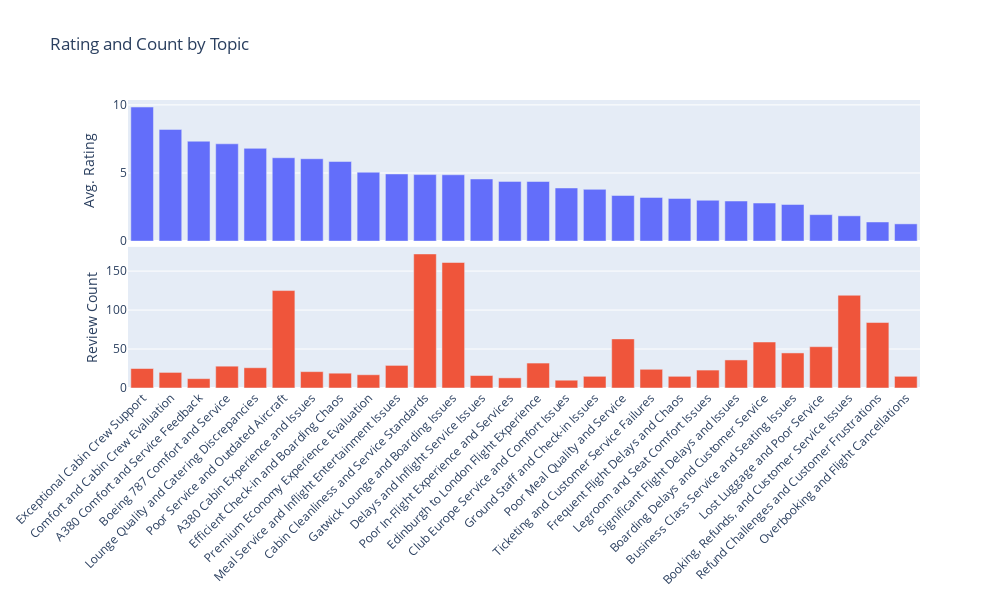

The cell this chart's notebook holds for it:
### Markdown cell above
#### Rating and Count by Topic

### Code cell
df_topics = df[df["topic"] > -1]

avg_rating_by_topic = df_topics.groupby("topic_label")["rating"].mean().reset_index()
avg_rating_by_topic_sorted = avg_rating_by_topic.sort_values(by="rating", ascending=False)
topic_label_counts = df_topics["topic_label"].value_counts().reset_index()
topic_label_counts.columns = ["topic_label", "count"]

merged_data = avg_rating_by_topic_sorted.merge(topic_label_counts, on="topic_label")


fig = make_subplots(rows=2, cols=1, shared_xaxes=True, vertical_spacing=0.02)

fig.add_trace(
    go.Bar(
        y=merged_data["rating"],
        x=merged_data["topic_label"],
        name="Average Rating",
    ),
    row=1,
    col=1,
)

fig.add_trace(go.Bar(y=merged_data["count"], x=merged_data["topic_label"], name="Count"), row=2, col=1)


fig.update_layout(
    xaxis_tickangle=-45, height=600, width=1000, title_text="Rating and Count by Topic", showlegend=False
)
fig.update_yaxes(title_text="Avg. Rating", row=1, col=1, title_standoff=15)
fig.update_yaxes(title_text="Review Count", row=2, col=1, title_standoff=5)
fig.update_xaxes(tickangle=-45)
fig.show()

### Figure 1 — Plotly figure (JSON) as saved in the notebook; plotly's stock layout.template omitted (floating-point values rounded to 4 significant figures)
{"data": [{"name": "Average Rating", "type": "bar", "x": ["Exceptional Cabin Crew Support", "Comfort and Cabin Crew Evaluation", "A380 Comfort and Service Feedback", "Boeing 787 Comfort and Service", "Lounge Quality and Catering Discrepancies", "Poor Service and Outdated Aircraft", "A380 Cabin Experience and Issues", "Efficient Check-in and Boarding Chaos", "Premium Economy Experience Evaluation", "Meal Service and Inflight Entertainment Issues", "Cabin Cleanliness and Service Standards", "Gatwick Lounge and Boarding Issues", "Delays and Inflight Service Issues", "Poor In-Flight Experience and Services", "Edinburgh to London Flight Experience", "Club Europe Service and Comfort Issues", "Ground Staff and Check-in Issues", "Poor Meal Quality and Service", "Ticketing and Customer Service Failures", "Frequent Flight Delays and Chaos", "Legroom and Seat Comfort Issues", "Significant Flight Delays and Issues", "Boarding Delays and Customer Service", "Business Class Service and Seating Issues", "Lost Luggage and Poor Service", "Booking, Refunds, and Customer Service Issues", "Refund Challenges and Customer Frustrations", "Overbooking and Flight Cancellations"], "xaxis": "x", "y": [9.84, 8.2, 7.333, 7.143, 6.808, 6.12, 6.048, 5.842, 5.059, 4.931, 4.884, 4.87, 4.562, 4.385, 4.375, 3.9, 3.8, 3.349, 3.208, 3.133, 3, 2.944, 2.797, 2.689, 1.943, 1.857, 1.405, 1.267], "yaxis": "y"}, {"name": "Count", "type": "bar", "x": ["Exceptional Cabin Crew Support", "Comfort and Cabin Crew Evaluation", "A380 Comfort and Service Feedback", "Boeing 787 Comfort and Service", "Lounge Quality and Catering Discrepancies", "Poor Service and Outdated Aircraft", "A380 Cabin Experience and Issues", "Efficient Check-in and Boarding Chaos", "Premium Economy Experience Evaluation", "Meal Service and Inflight Entertainment Issues", "Cabin Cleanliness and Service Standards", "Gatwick Lounge and Boarding Issues", "Delays and Inflight Service Issues", "Poor In-Flight Experience and Services", "Edinburgh to London Flight Experience", "Club Europe Service and Comfort Issues", "Ground Staff and Check-in Issues", "Poor Meal Quality and Service", "Ticketing and Customer Service Failures", "Frequent Flight Delays and Chaos", "Legroom and Seat Comfort Issues", "Significant Flight Delays and Issues", "Boarding Delays and Customer Service", "Business Class Service and Seating Issues", "Lost Luggage and Poor Service", "Booking, Refunds, and Customer Service Issues", "Refund Challenges and Customer Frustrations", "Overbooking and Flight Cancellations"], "xaxis": "x2", "y": [25, 20, 12, 28, 26, 125, 21, 19, 17, 29, 172, 161, 16, 13, 32, 10, 15, 63, 24, 15, 23, 36, 59, 45, 53, 119, 84, 15], "yaxis": "y2"}], "layout": {"height": 600, "showlegend": false, "title": {"text": "Rating and Count by Topic"}, "width": 1000, "xaxis": {"anchor": "y", "domain": [0, 1], "matches": "x2", "showticklabels": false, "tickangle": -45}, "xaxis2": {"anchor": "y2", "domain": [0, 1], "tickangle": -45}, "yaxis": {"anchor": "x", "domain": [0.51, 1], "title": {"standoff": 15, "text": "Avg. Rating"}}, "yaxis2": {"anchor": "x2", "domain": [0, 0.49], "title": {"standoff": 5, "text": "Review Count"}}}}
